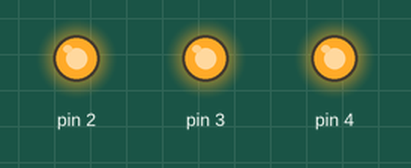
This sketch was run on a simulated Arduino Uno, built with avr-gcc and run on an emulated ATmega328P. On the bench: output pins drawn as LEDs (lit = HIGH).

Above: at 0.05 s.
At 6.35 s:
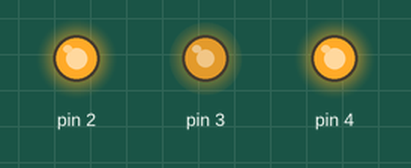
At 12.75 s:
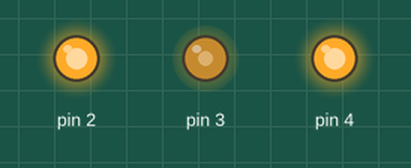
At 14.25 s:
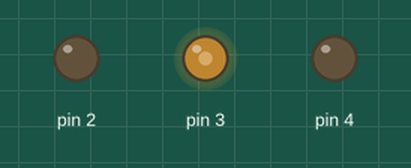
At 19.05 s:
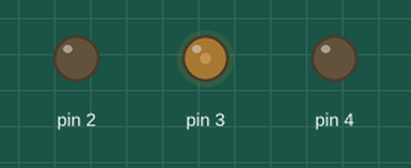
At 25.45 s:
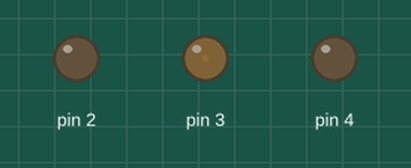
Timing chart, 0 to 33.2 s (numbered marks = the images above):
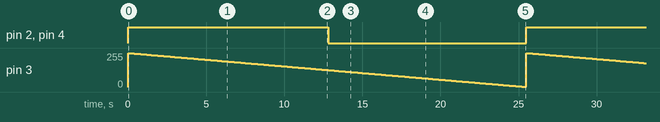

The sketch:

light_dim_and_brigh.ino
```cpp
void setup() {

}

void loop() {
for (int a=0;a>225;a++){
analogWrite(2,a);
analogWrite(3,a);
analogWrite(4,a);
delay (100);}

for (int a=255;a>0;a--){
analogWrite(2,a);
analogWrite(3,a);
analogWrite(4,a);
delay (100);}

}
```

Measured:
- by itself, pin 2, pin 4: alternates HIGH for 12.8 s and LOW for 12.7 s
- by itself, pin 3: ramps from 255/255 to 1/255 and jumps back, once every 25.5 s
